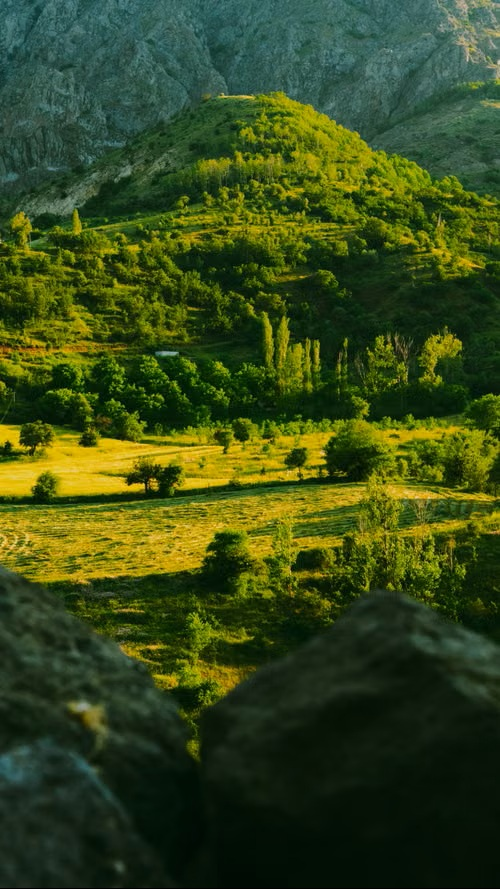
#> input picture Day26/input_images/document1.jpg, 500 x 889 px
$ python edge_detection.py   (older library calls are emulated)
#> lines starting #> are read from the running program, lines starting #| are printed output that depends on the picture; after the words box and inside, x2 and y2 are one past the last pixel; in counts of white or black regions, pixels touching at a corner belong together

import cv2
import os

# 1. Get Day26 folder location

base_folder = os.path.dirname(os.path.abspath(__file__))

# Input image path
image_path = os.path.join(
    base_folder, "input_images", "document1.jpg"
)

# Output folder path
output_folder = os.path.join(
    base_folder, "output_images"
)

# Create output folder if it does not exist
os.makedirs(output_folder, exist_ok=True)

# 2. Read Image
image = cv2.imread(image_path)
#> image is the input picture: shape (889, 500, 3); mean B, G, R 25.9, 72.6, 55.4

if image is None:
    print("Image not found! Check input_images folder.")
    exit()

print("Image loaded successfully!")

# 3. Convert to Grayscale


gray = cv2.cvtColor(image, cv2.COLOR_BGR2GRAY)
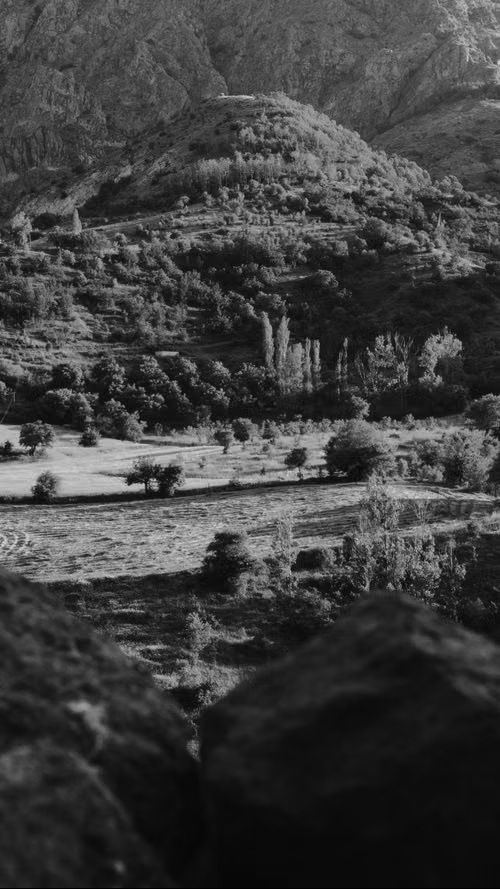
#> gray: shape (889, 500); min 1, max 217, mean 62.1

cv2.imshow("Original Image", image)
cv2.imshow("Grayscale Image", gray)

cv2.imwrite(
    os.path.join(output_folder, "grayscale.jpg"), gray
)

# 4. Apply Gaussian Blur

blur = cv2.GaussianBlur(gray, (5, 5), 0)

cv2.imshow("Gaussian Blur", blur)

cv2.imwrite(
    os.path.join(output_folder, "blur.jpg"), blur
)

# 5. Sobel Edge Detection

# Sobel X
sobel_x = cv2.Sobel(
    blur, cv2.CV_64F, 1, 0, ksize=3
)

# Sobel Y
sobel_y = cv2.Sobel(
    blur, cv2.CV_64F, 0, 1, ksize=3
)
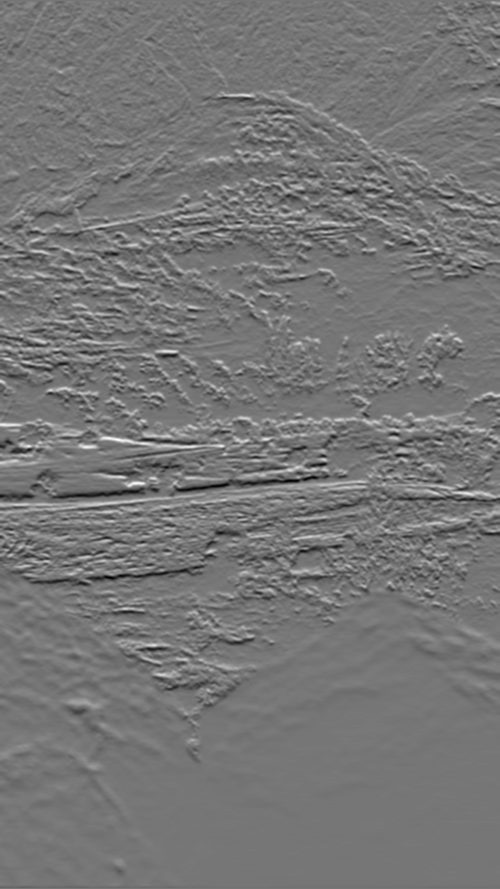
#> sobel_y: shape (889, 500) float64; min -328, max 377, mean -0.7; drawn with min black and max white

# Convert images
sobel_x = cv2.convertScaleAbs(sobel_x)
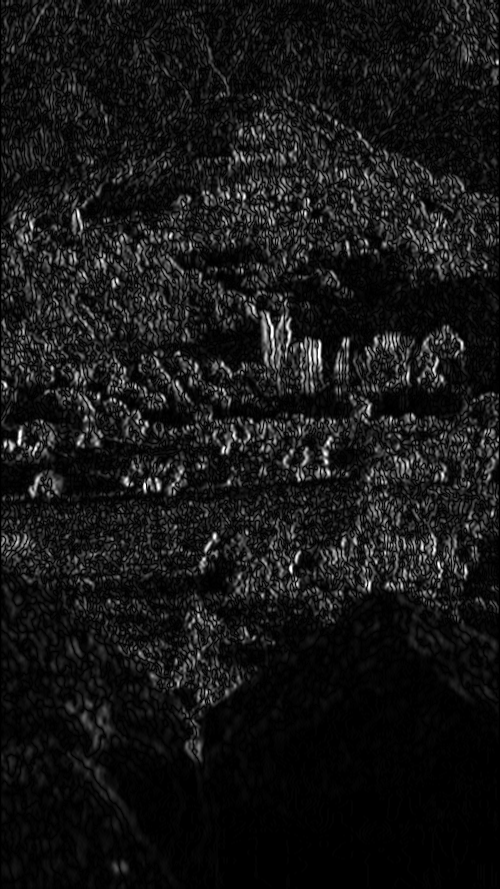
#> sobel_x: shape (889, 500); min 0, max 255, mean 22.4
sobel_y = cv2.convertScaleAbs(sobel_y)

# Combine X and Y
sobel = cv2.addWeighted(
    sobel_x, 0.5, sobel_y, 0.5, 0
)
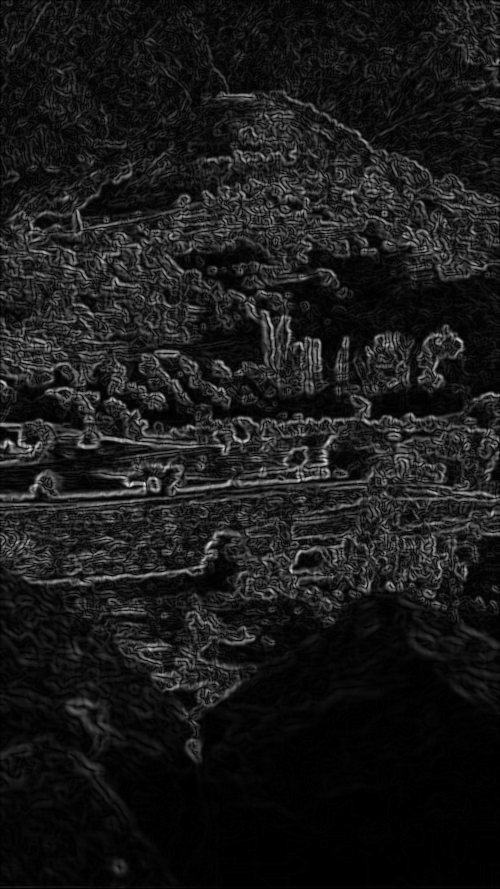
#> sobel: shape (889, 500); min 0, max 237, mean 26

cv2.imshow("Sobel X", sobel_x)
cv2.imshow("Sobel Y", sobel_y)
cv2.imshow("Sobel Combined", sobel)

cv2.imwrite(
    os.path.join(output_folder, "sobel.jpg"), sobel
)

# 6. Laplacian Edge Detection


laplacian = cv2.Laplacian(
    blur, cv2.CV_64F
)
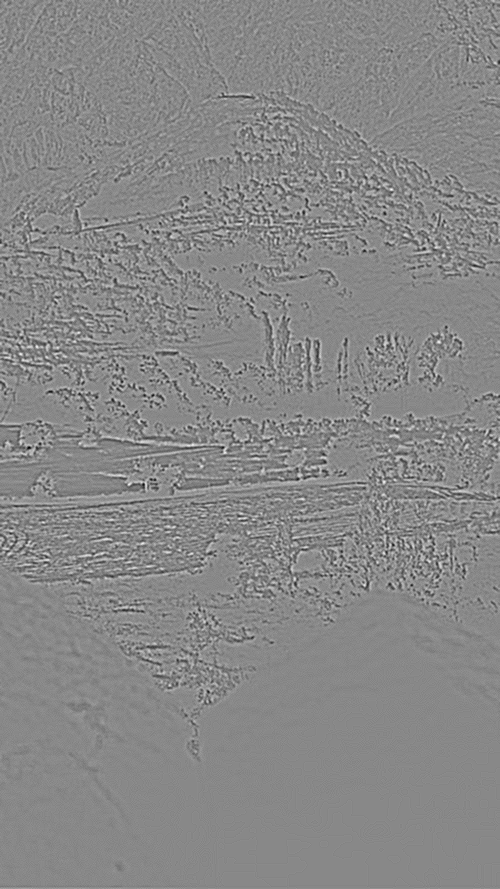
#> laplacian: shape (889, 500) float64; min -56, max 49, mean 0; drawn with min black and max white

laplacian = cv2.convertScaleAbs(laplacian)
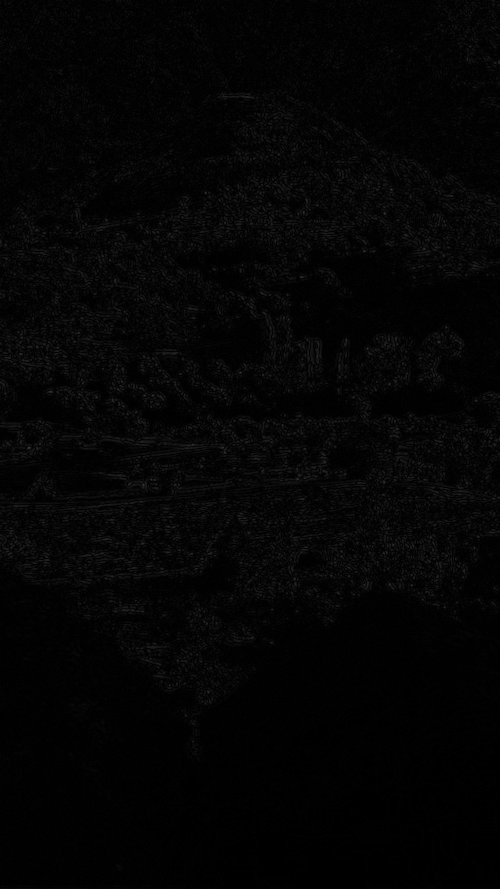
#> laplacian: shape (889, 500); min 0, max 56, mean 4.3

cv2.imshow("Laplacian Edges", laplacian)

cv2.imwrite(
    os.path.join(output_folder, "laplacian.jpg"),
    laplacian
)


# 7. Canny Edge Detection


canny = cv2.Canny(blur, 50, 150)
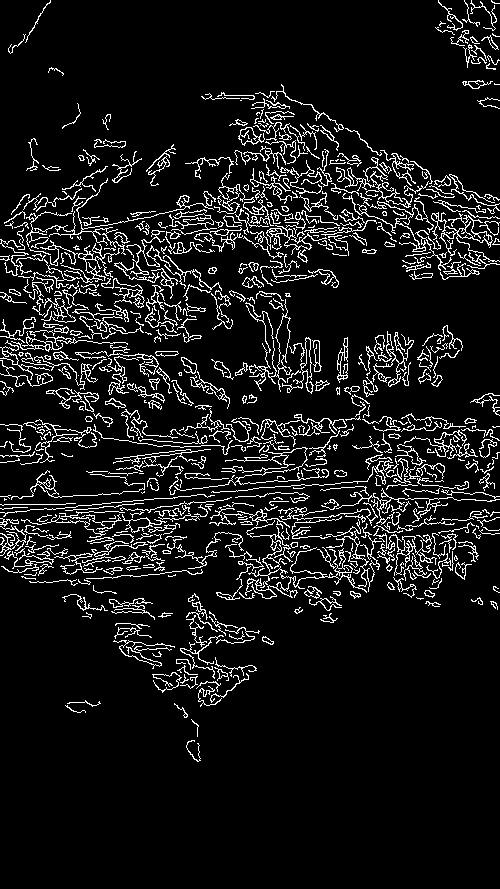
#> canny: shape (889, 500); 9% white in thin lines or dots, all inside (x1, y1, x2, y2) = (0, 0, 500, 762)

cv2.imshow("Canny Edges", canny)

cv2.imwrite(
    os.path.join(output_folder, "canny.jpg"), canny
)

# 8. Finish
print("All operations completed successfully!")
print("All images saved in Day26/output_images folder.")

cv2.waitKey(0)
cv2.destroyAllWindows()

$ run again, with Day26/input_images/document2.jpg copied over Day26/input_images/document1.jpg
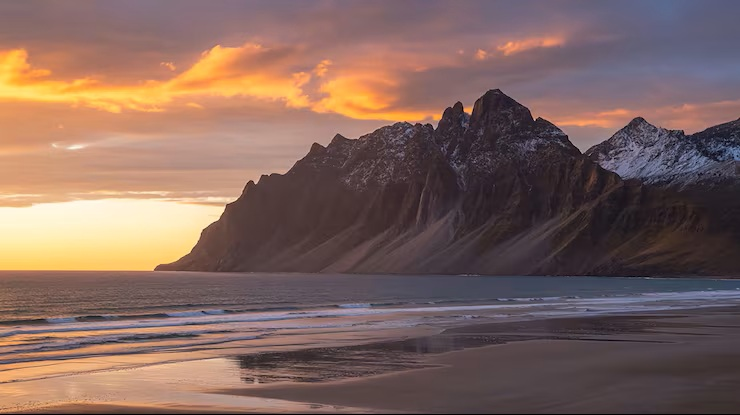
#> input picture Day26/input_images/document2.jpg, 740 x 415 px
#> image is the input picture: shape (415, 740, 3); mean B, G, R 94.2, 101.7, 128.6
#> `laplacian = cv2.Laplacian( blur, cv2.CV_64F )`:
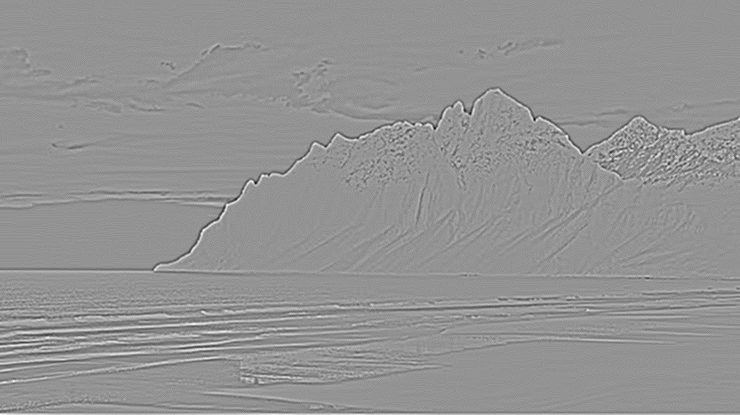
#> laplacian: shape (415, 740) float64; min -55, max 40, mean 0; drawn with min black and max white
#> `canny = cv2.Canny(blur, 50, 150)`:
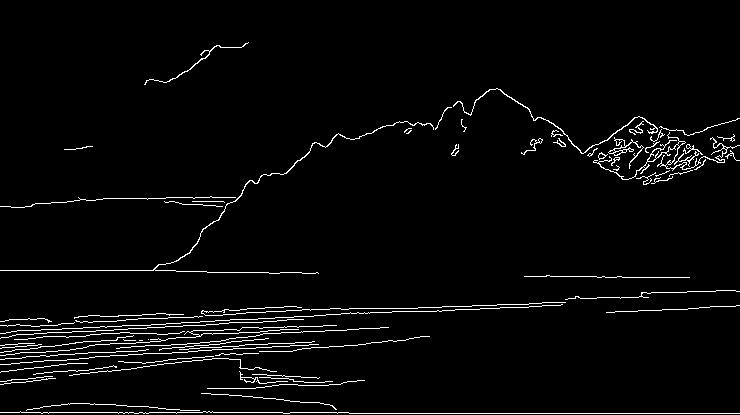
#> canny: shape (415, 740); 3.1% white in thin lines or dots, all inside (x1, y1, x2, y2) = (0, 42, 740, 414)

$ run again, with Day26/input_images/document3.jpg copied over Day26/input_images/document1.jpg
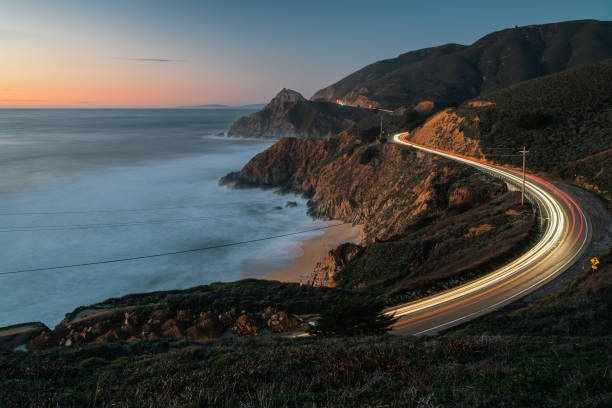
#> input picture Day26/input_images/document3.jpg, 612 x 408 px
#> image is the input picture: shape (408, 612, 3); mean B, G, R 78.1, 78, 73.5
#> `laplacian = cv2.Laplacian( blur, cv2.CV_64F )`:
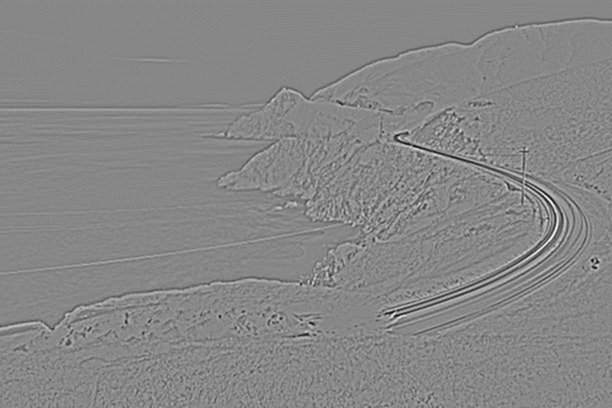
#> laplacian: shape (408, 612) float64; min -54, max 48, mean 0; drawn with min black and max white
#> `canny = cv2.Canny(blur, 50, 150)`:
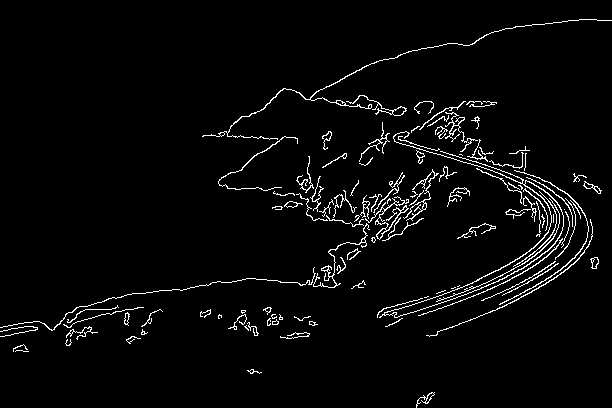
#> canny: shape (408, 612); 3.4% white in thin lines or dots
